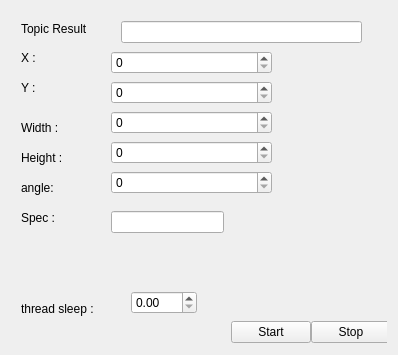
<?xml version="1.0" encoding="UTF-8"?>
<ui version="4.0">
 <class>mainWidget</class>
 <widget class="QWidget" name="mainWidget">
  <property name="geometry">
   <rect>
    <x>0</x>
    <y>0</y>
    <width>398</width>
    <height>355</height>
   </rect>
  </property>
  <property name="minimumSize">
   <size>
    <width>398</width>
    <height>208</height>
   </size>
  </property>
  <property name="acceptDrops">
   <bool>true</bool>
  </property>
  <property name="windowTitle">
   <string>Actuator</string>
  </property>
  <property name="autoFillBackground">
   <bool>false</bool>
  </property>
  <layout class="QVBoxLayout" name="verticalLayout">
   <item>
    <widget class="QWidget" name="widget" native="true">
     <property name="sizePolicy">
      <sizepolicy hsizetype="Preferred" vsizetype="Preferred">
       <horstretch>0</horstretch>
       <verstretch>1</verstretch>
      </sizepolicy>
     </property>
     <widget class="QPushButton" name="StartBtn">
      <property name="geometry">
       <rect>
        <x>220</x>
        <y>310</y>
        <width>80</width>
        <height>22</height>
       </rect>
      </property>
      <property name="text">
       <string>Start</string>
      </property>
     </widget>
     <widget class="QPushButton" name="StopBtn">
      <property name="geometry">
       <rect>
        <x>300</x>
        <y>310</y>
        <width>80</width>
        <height>22</height>
       </rect>
      </property>
      <property name="text">
       <string>Stop</string>
      </property>
     </widget>
     <widget class="QLabel" name="label">
      <property name="geometry">
       <rect>
        <x>10</x>
        <y>40</y>
        <width>59</width>
        <height>14</height>
       </rect>
      </property>
      <property name="text">
       <string>X :</string>
      </property>
     </widget>
     <widget class="QLabel" name="label_2">
      <property name="geometry">
       <rect>
        <x>10</x>
        <y>70</y>
        <width>59</width>
        <height>14</height>
       </rect>
      </property>
      <property name="text">
       <string>Y :</string>
      </property>
     </widget>
     <widget class="QLabel" name="label_3">
      <property name="geometry">
       <rect>
        <x>10</x>
        <y>200</y>
        <width>59</width>
        <height>14</height>
       </rect>
      </property>
      <property name="text">
       <string>Spec :</string>
      </property>
     </widget>
     <widget class="QLabel" name="label_4">
      <property name="geometry">
       <rect>
        <x>10</x>
        <y>170</y>
        <width>59</width>
        <height>14</height>
       </rect>
      </property>
      <property name="text">
       <string>angle: </string>
      </property>
     </widget>
     <widget class="QLabel" name="label_5">
      <property name="geometry">
       <rect>
        <x>10</x>
        <y>110</y>
        <width>59</width>
        <height>14</height>
       </rect>
      </property>
      <property name="text">
       <string>Width :</string>
      </property>
     </widget>
     <widget class="QLabel" name="label_6">
      <property name="geometry">
       <rect>
        <x>10</x>
        <y>140</y>
        <width>59</width>
        <height>14</height>
       </rect>
      </property>
      <property name="text">
       <string>Height :</string>
      </property>
     </widget>
     <widget class="QSpinBox" name="x_spin">
      <property name="geometry">
       <rect>
        <x>100</x>
        <y>40</y>
        <width>161</width>
        <height>23</height>
       </rect>
      </property>
     </widget>
     <widget class="QSpinBox" name="y_spin">
      <property name="geometry">
       <rect>
        <x>100</x>
        <y>70</y>
        <width>161</width>
        <height>23</height>
       </rect>
      </property>
     </widget>
     <widget class="QSpinBox" name="width_spin">
      <property name="geometry">
       <rect>
        <x>100</x>
        <y>100</y>
        <width>161</width>
        <height>23</height>
       </rect>
      </property>
     </widget>
     <widget class="QSpinBox" name="height_spin">
      <property name="geometry">
       <rect>
        <x>100</x>
        <y>130</y>
        <width>161</width>
        <height>23</height>
       </rect>
      </property>
     </widget>
     <widget class="QSpinBox" name="angle_spin">
      <property name="geometry">
       <rect>
        <x>100</x>
        <y>160</y>
        <width>161</width>
        <height>23</height>
       </rect>
      </property>
     </widget>
     <widget class="QLineEdit" name="spec_text">
      <property name="geometry">
       <rect>
        <x>100</x>
        <y>200</y>
        <width>113</width>
        <height>22</height>
       </rect>
      </property>
     </widget>
     <widget class="QLabel" name="label_7">
      <property name="geometry">
       <rect>
        <x>10</x>
        <y>10</y>
        <width>91</width>
        <height>16</height>
       </rect>
      </property>
      <property name="text">
       <string>Topic Result</string>
      </property>
     </widget>
     <widget class="QLineEdit" name="topic_name">
      <property name="geometry">
       <rect>
        <x>110</x>
        <y>10</y>
        <width>241</width>
        <height>22</height>
       </rect>
      </property>
     </widget>
     <widget class="QLabel" name="label_8">
      <property name="geometry">
       <rect>
        <x>10</x>
        <y>290</y>
        <width>101</width>
        <height>16</height>
       </rect>
      </property>
      <property name="text">
       <string>thread sleep :</string>
      </property>
     </widget>
     <widget class="QDoubleSpinBox" name="thread_duration">
      <property name="geometry">
       <rect>
        <x>120</x>
        <y>280</y>
        <width>66</width>
        <height>23</height>
       </rect>
      </property>
     </widget>
    </widget>
   </item>
  </layout>
 </widget>
 <resources/>
 <connections/>
</ui>
